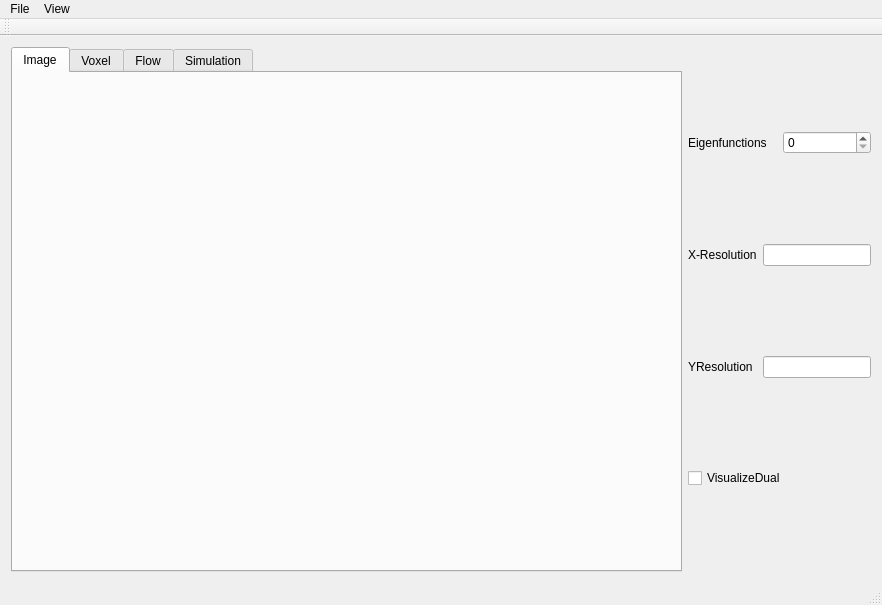
<?xml version="1.0" encoding="UTF-8"?>
<ui version="4.0">
 <class>MainWindow</class>
 <widget class="QMainWindow" name="MainWindow">
  <property name="geometry">
   <rect>
    <x>0</x>
    <y>0</y>
    <width>882</width>
    <height>605</height>
   </rect>
  </property>
  <property name="windowTitle">
   <string>MainWindow</string>
  </property>
  <widget class="QWidget" name="centralWidget">
   <layout class="QHBoxLayout" name="horizontalLayout">
    <item>
     <layout class="QHBoxLayout" name="horizontalLayout_2">
      <item>
       <widget class="QTabWidget" name="tabSimulation">
        <property name="currentIndex">
         <number>0</number>
        </property>
        <widget class="ImageVisWidget" name="tabImageView">
         <attribute name="title">
          <string>Image</string>
         </attribute>
        </widget>
        <widget class="VoxelVisWidget" name="tabVoxelView">
         <attribute name="title">
          <string>Voxel</string>
         </attribute>
        </widget>
        <widget class="FlowVisWidget" name="tabFlowView">
         <attribute name="title">
          <string>Flow</string>
         </attribute>
        </widget>
        <widget class="QWidget" name="tabSimulationView">
         <attribute name="title">
          <string>Simulation</string>
         </attribute>
        </widget>
       </widget>
      </item>
      <item>
       <layout class="QVBoxLayout" name="verticalLayout">
        <item>
         <layout class="QHBoxLayout" name="horizontalLayout_3">
          <item>
           <widget class="QLabel" name="label">
            <property name="text">
             <string>Eigenfunctions</string>
            </property>
           </widget>
          </item>
          <item>
           <widget class="QSpinBox" name="spinBox"/>
          </item>
         </layout>
        </item>
        <item>
         <layout class="QHBoxLayout" name="horizontalLayout_5">
          <item>
           <widget class="QLabel" name="label_2">
            <property name="text">
             <string>X-Resolution</string>
            </property>
           </widget>
          </item>
          <item>
           <widget class="QLineEdit" name="lineEdit">
            <property name="sizePolicy">
             <sizepolicy hsizetype="Preferred" vsizetype="Fixed">
              <horstretch>0</horstretch>
              <verstretch>0</verstretch>
             </sizepolicy>
            </property>
            <property name="maxLength">
             <number>4</number>
            </property>
           </widget>
          </item>
         </layout>
        </item>
        <item>
         <layout class="QHBoxLayout" name="horizontalLayout_4">
          <item>
           <widget class="QLabel" name="label_3">
            <property name="text">
             <string>YResolution</string>
            </property>
           </widget>
          </item>
          <item>
           <widget class="QLineEdit" name="lineEdit_2">
            <property name="sizePolicy">
             <sizepolicy hsizetype="Preferred" vsizetype="Fixed">
              <horstretch>0</horstretch>
              <verstretch>0</verstretch>
             </sizepolicy>
            </property>
            <property name="maxLength">
             <number>4</number>
            </property>
           </widget>
          </item>
         </layout>
        </item>
        <item>
         <widget class="QCheckBox" name="checkBox">
          <property name="text">
           <string>VisualizeDual</string>
          </property>
         </widget>
        </item>
       </layout>
      </item>
     </layout>
    </item>
   </layout>
  </widget>
  <widget class="QMenuBar" name="menuBar">
   <property name="geometry">
    <rect>
     <x>0</x>
     <y>0</y>
     <width>882</width>
     <height>22</height>
    </rect>
   </property>
   <widget class="QMenu" name="menuFile">
    <property name="title">
     <string>File</string>
    </property>
    <addaction name="actionOpen"/>
    <addaction name="action_Exit"/>
   </widget>
   <widget class="QMenu" name="menuView">
    <property name="title">
     <string>View</string>
    </property>
    <addaction name="action_Original"/>
    <addaction name="action_Voxel"/>
    <addaction name="action_Flow"/>
    <addaction name="action_Particle"/>
   </widget>
   <addaction name="menuFile"/>
   <addaction name="menuView"/>
  </widget>
  <widget class="QToolBar" name="mainToolBar">
   <attribute name="toolBarArea">
    <enum>TopToolBarArea</enum>
   </attribute>
   <attribute name="toolBarBreak">
    <bool>false</bool>
   </attribute>
  </widget>
  <widget class="QStatusBar" name="statusBar"/>
  <action name="actionOpen">
   <property name="text">
    <string>&amp;Open</string>
   </property>
  </action>
  <action name="action_Exit">
   <property name="text">
    <string>&amp;Exit</string>
   </property>
  </action>
  <action name="action_Original">
   <property name="text">
    <string>&amp;Original</string>
   </property>
  </action>
  <action name="action_Voxel">
   <property name="text">
    <string>&amp;Voxel</string>
   </property>
  </action>
  <action name="action_Flow">
   <property name="text">
    <string>&amp;Flow</string>
   </property>
  </action>
  <action name="action_Particle">
   <property name="text">
    <string>&amp;Particle</string>
   </property>
  </action>
 </widget>
 <layoutdefault spacing="6" margin="11"/>
 <customwidgets>
  <customwidget>
   <class>ImageVisWidget</class>
   <extends>QWidget</extends>
   <header>imageviswidget.h</header>
   <container>1</container>
  </customwidget>
  <customwidget>
   <class>VoxelVisWidget</class>
   <extends>QWidget</extends>
   <header>voxelviswidget.h</header>
   <container>1</container>
  </customwidget>
  <customwidget>
   <class>FlowVisWidget</class>
   <extends>QWidget</extends>
   <header>flowviswidget.h</header>
   <container>1</container>
  </customwidget>
 </customwidgets>
 <resources/>
 <connections>
  <connection>
   <sender>action_Exit</sender>
   <signal>triggered()</signal>
   <receiver>MainWindow</receiver>
   <slot>close()</slot>
   <hints>
    <hint type="sourcelabel">
     <x>-1</x>
     <y>-1</y>
    </hint>
    <hint type="destinationlabel">
     <x>199</x>
     <y>149</y>
    </hint>
   </hints>
  </connection>
 </connections>
</ui>
